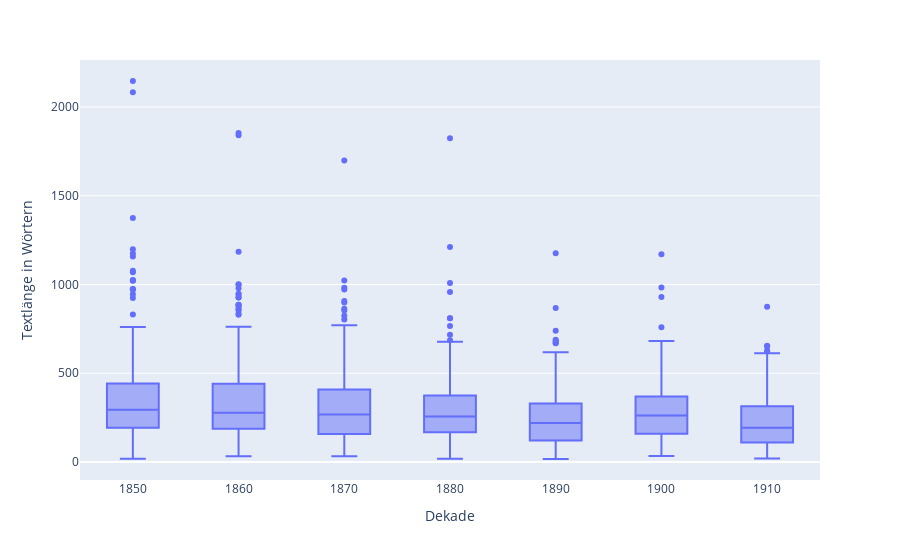

Source (notebook cell):
### Markdown cell above
# Textlänge in Wörtern

### Code cell
meta_plot = meta_anth_bin.copy()
# meta_plot['words'] = meta_plot['words'].clip(upper=1000)

fig = px.box(
    meta_plot,
    x = 'decade',
    y = 'words',
    hover_data = ['author_title'],
    labels = {'decade' : 'Dekade', 'words' : 'Textlänge in Wörtern'}
)
fig.show()

### Figure 1 — Plotly figure (JSON) as saved in the notebook; plotly's stock layout.template omitted (floating-point values rounded to 4 significant figures; data arrays with more than 128 entries replaced by an {"elided": "..."} marker saying what was removed)
{"data": [{"alignmentgroup": "True", "customdata": {"elided": "1850x1 str values"}, "hovertemplate": "Dekade=%{x}<br>Textlänge in Wörtern=%{y}<br>author_title=%{customdata[0]}<extra></extra>", "legendgroup": "", "marker": {"color": "#636efa"}, "name": "", "notched": false, "offsetgroup": "", "orientation": "v", "showlegend": false, "type": "box", "x": {"elided": "1850 int values"}, "x0": " ", "xaxis": "x", "y": {"elided": "1850 int values"}, "y0": " ", "yaxis": "y"}], "layout": {"autosize": true, "boxmode": "group", "legend": {"tracegroupgap": 0}, "margin": {"t": 60}, "xaxis": {"anchor": "y", "autorange": true, "domain": [0, 1], "range": [1845, 1915], "title": {"text": "Dekade"}, "type": "linear"}, "yaxis": {"anchor": "x", "autorange": true, "domain": [0, 1], "range": [-101.3, 2264.0], "title": {"text": "Textlänge in Wörtern"}, "type": "linear"}}}
